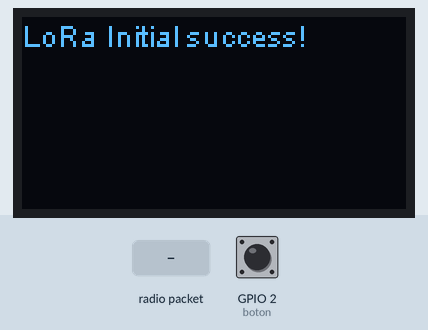
Simulated run of this sketch. Board: ESP32. On the bench: 128×64 one-colour display. The inputs (shaded band) are chosen by the test bench; at power-on: GPIO 2 (boton) HIGH. No radio packets arrive unless stated; what the sketch prints to the serial monitor is not drawn.

Above: at 0.1 s.
At 2.0 s:
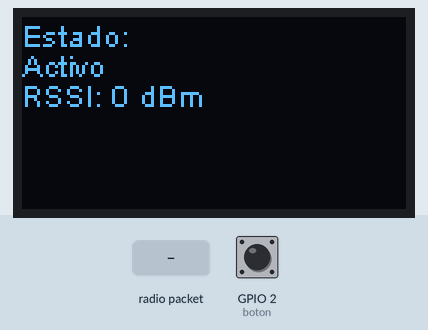
2.1 s: GPIO 2 (boton) pulled LOW for 0.15 s
5.2 s: radio packet "1" arrives
At 6.2 s:
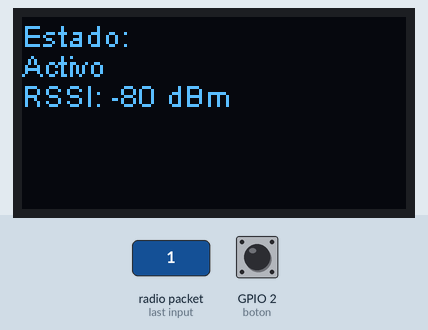
6.7 s: GPIO 2 (boton) pulled LOW for 1 s
Timing chart, 0 to 9.7 s (numbered marks = the images above; inputs shaded):
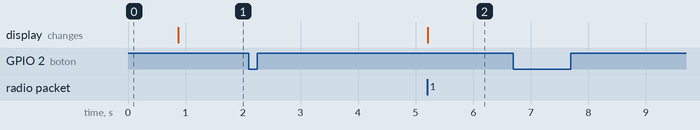

Measured:
- after the input at 2.1 s, every drawn part: stays the same
- after the input at 5.2 s, the display: changes at once (image 2)
- after the input at 6.7 s, every drawn part: stays the same

The sketch:

Receptor-Portatilv1.ino
```cpp
#include <heltec.h>

#define BAND 868E6  // Frecuencia de LoRa
#define boton 2     // Pin del botón

bool releState = true;  // Estado inicial del relé (Activo)
bool btnState = HIGH;   // Estado del botón (INPUT_PULLUP)
bool lastBtnState = HIGH;
unsigned long lastDebounceTime = 0;
const int debounceDelay = 50;

String mensajeRecibido = "";
int rssi = 0; // Variable para almacenar la intensidad de la señal

void setup() {
    Serial.begin(115200);
    pinMode(boton, INPUT_PULLUP);
    Heltec.begin(true /*Display*/, true /*LoRa*/, true /*Serial*/);
    LoRa.begin(BAND, true);
    LoRa.receive(); // Iniciar en modo recepción
    Heltec.display->setTextAlignment(TEXT_ALIGN_LEFT);
    Heltec.display->setFont(ArialMT_Plain_10);
    delay(500);
    actualizarDisplay();
}

void actualizarDisplay() {
    Heltec.display->clear();
    Heltec.display->drawString(0, 0, "Estado:");
    Heltec.display->drawString(0, 10, releState ? "Activo" : "Desactivado");
    Heltec.display->drawString(0, 20, "RSSI: " + String(rssi) + " dBm"); // Mostrar RSSI
    Heltec.display->display();
}

void apagarmoto() {
    String mensaje = "change";
    Serial.println("Enviando: " + mensaje);

    LoRa.beginPacket();
    LoRa.print(mensaje);
    LoRa.endPacket();
    LoRa.receive(); // Volver a modo recepción

    // Esperar respuesta
    unsigned long timeout = millis() + 3000;
    mensajeRecibido = "";
    while (millis() < timeout && mensajeRecibido.isEmpty()) {
        recibirestado();
    }

    if (!mensajeRecibido.isEmpty()) {
        releState = (mensajeRecibido == "1");
        actualizarDisplay();
    } else {
        Serial.println("Sin respuesta");
    }
}

void recibirestado() {
    int packetSize = LoRa.parsePacket();
    if (packetSize) {
        mensajeRecibido = "";
        while (LoRa.available()) {
            mensajeRecibido += (char)LoRa.read();
        }
        rssi = LoRa.packetRssi(); // Obtener la intensidad de la señal (RSSI)
        Serial.println("Recibido: " + mensajeRecibido);
        Serial.println("RSSI: " + String(rssi) + " dBm");
    }
}

void loop() {
    bool reading = digitalRead(boton);

    // Debounce
    if (reading != lastBtnState) {
        lastDebounceTime = millis();
    }

    if ((millis() - lastDebounceTime) > debounceDelay) {
        // Si el estado del botón cambió
        if (reading != btnState) {
            btnState = reading;

            // Si el botón está presionado (LOW)
            if (btnState == LOW) {
                apagarmoto();
            }
        }
    }

    lastBtnState = reading;
}
```
